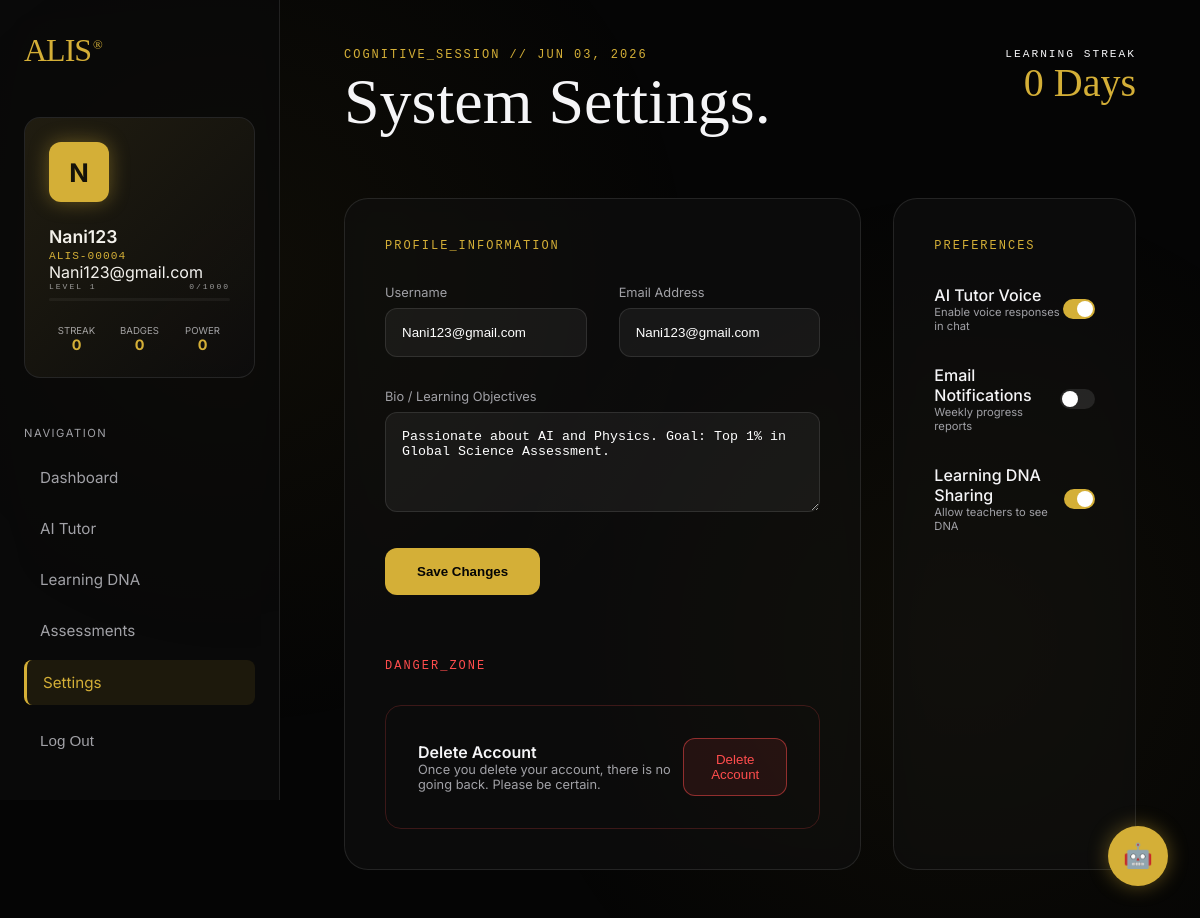
The page /settings/ (signed in) on the database its author committed.
### alis_app/models.py (models this page shows)
class User(AbstractUser):
    email = models.EmailField(unique=True)
    ROLE_CHOICES = (
        ('student', 'Student'),
        ('teacher', 'Teacher'),
        ('admin', 'Admin'),
        ('owner', 'Owner (Super Admin)'),
    )
    role = models.CharField(max_length=10, choices=ROLE_CHOICES, default='student')
    USERNAME_FIELD = 'email'
    REQUIRED_FIELDS = ['username']
    level = models.CharField(max_length=20, default='Weak', null=True, blank=True)
    last_quiz_score = models.IntegerField(null=True, blank=True)
    last_subject = models.CharField(max_length=50, null=True, blank=True)
    easy_accuracy = models.IntegerField(null=True, blank=True)
    medium_accuracy = models.IntegerField(null=True, blank=True)
    hard_accuracy = models.IntegerField(null=True, blank=True)
    weak_areas = models.JSONField(default=list, null=True, blank=True)
    risk_score = models.FloatField(default=0.0) # 0 to 100
    learning_speed = models.FloatField(default=0.0) # percentage or rate
    retention_score = models.FloatField(default=0.0) # 0 to 100
    learning_trend = models.JSONField(default=list) # [{date, score}]
    learning_dna = models.CharField(max_length=100, default="Analytical")
    xp = models.IntegerField(default=0)
    total_xp = models.IntegerField(default=0)
    user_level = models.IntegerField(default=1)
    badges = models.JSONField(default=list, null=True, blank=True)
    streak_days = models.IntegerField(default=0)
    last_activity_date = models.DateField(null=True, blank=True)
    technical_readiness = models.FloatField(default=0.0)
    aptitude_readiness = models.FloatField(default=0.0)
    communication_readiness = models.FloatField(default=0.0)
    def __str__(self):
        return f"{self.first_name or self.username} ({self.role})"

### alis_app/views.py (the view)
# urls.py: path('settings/', views.settings_view, name='settings'),
@login_required
def settings_view(request):
    return render(request, 'alis_app/settings.html')

### alis_app/templatetags/auth_extras.py (called while the page is built)
@register.filter(name='split_email')
def split_email(value):
    if not value:
        return ""
    return value.split('@')[0]

### alis_app/templates/alis_app/settings.html (shortened to what this page needs)
{% extends 'alis_app/base.html' %}
{% block header_title %}System Settings.{% endblock %}
{% block content %}
<div class="dashboard-grid">
    <div class="glass-card" style="grid-column: span 8;">
        <div class="text-mono" style="color: var(--gold-primary); margin-bottom: 2rem;">Profile_Information</div>
        <form style="display: flex; flex-direction: column; gap: 2rem;">
            <div style="display: grid; grid-template-columns: 1fr 1fr; gap: 2rem;">
                <div>
                    <label style="display: block; font-size: 0.8rem; color: var(--text-secondary); margin-bottom: 0.5rem;">Username</label>
                    <input type="text" value="{{ user.username }}" style="width: 100%; background: rgba(255,255,255,0.05); border: 1px solid var(--border-glass); border-radius: 12px; padding: 1rem; color: white;">
                </div>
                <div>
                    <label style="display: block; font-size: 0.8rem; color: var(--text-secondary); margin-bottom: 0.5rem;">Email Address</label>
                    <input type="email" value="{{ user.email }}" style="width: 100%; background: rgba(255,255,255,0.05); border: 1px solid var(--border-glass); border-radius: 12px; padding: 1rem; color: white;">
                </div>
            </div>
            <div>
                <label style="display: block; font-size: 0.8rem; color: var(--text-secondary); margin-bottom: 0.5rem;">Bio / Learning Objectives</label>
                <textarea style="width: 100%; background: rgba(255,255,255,0.05); border: 1px solid var(--border-glass); border-radius: 12px; padding: 1rem; color: white; min-height: 100px;">Passionate about AI and Physics. Goal: Top 1% in Global Science Assessment.</textarea>
            </div>
            <button type="submit" class="btn-gold" style="width: fit-content;">Save Changes</button>
        </form>
        <div class="text-mono" style="color: #ff4d4d; margin-top: 4rem; margin-bottom: 2rem;">Danger_Zone</div>
        <div style="padding: 2rem; border: 1px solid rgba(255, 77, 77, 0.2); border-radius: 16px; display: flex; justify-content: space-between; align-items: center;">
            <div>
                <div style="font-weight: 600;">Delete Account</div>
                <div style="font-size: 0.8rem; color: var(--text-secondary);">Once you delete your account, there is no going back. Please be certain.</div>
            </div>
            <button style="background: rgba(255, 77, 77, 0.1); color: #ff4d4d; border: 1px solid rgba(255, 77, 77, 0.5); padding: 0.8rem 1.5rem; border-radius: 12px; cursor: pointer;">Delete Account</button>
        </div>
    </div>
    <div class="glass-card" style="grid-column: span 4;">
        <div class="text-mono" style="color: var(--gold-primary); margin-bottom: 2rem;">Preferences</div>
        <div style="display: flex; flex-direction: column; gap: 2rem;">
            <div style="display: flex; justify-content: space-between; align-items: center;">
                <div>
                    <div style="font-weight: 500;">AI Tutor Voice</div>
                    <div style="font-size: 0.7rem; color: var(--text-secondary);">Enable voice responses in chat</div>
                </div>
                <div style="width: 40px; height: 20px; background: var(--gold-primary); border-radius: 20px; position: relative;">
                    <div style="width: 16px; height: 16px; background: white; border-radius: 50%; position: absolute; right: 2px; top: 2px;"></div>
                </div>
            </div>
            <div style="display: flex; justify-content: space-between; align-items: center;">
                <div>
                    <div style="font-weight: 500;">Email Notifications</div>
                    <div style="font-size: 0.7rem; color: var(--text-secondary);">Weekly progress reports</div>
                </div>
                <div style="width: 40px; height: 20px; background: rgba(255,255,255,0.1); border-radius: 20px; position: relative;">
                    <div style="width: 16px; height: 16px; background: white; border-radius: 50%; position: absolute; left: 2px; top: 2px;"></div>
                </div>
            </div>
            <div style="display: flex; justify-content: space-between; align-items: center;">
                <div>
                    <div style="font-weight: 500;">Learning DNA Sharing</div>
                    <div style="font-size: 0.7rem; color: var(--text-secondary);">Allow teachers to see DNA</div>
                </div>
                <div style="width: 40px; height: 20px; background: var(--gold-primary); border-radius: 20px; position: relative;">
                    <div style="width: 16px; height: 16px; background: white; border-radius: 50%; position: absolute; right: 2px; top: 2px;"></div>
                </div>
            </div>
        </div>
    </div>
</div>
{% endblock %}

### alis_app/templates/alis_app/base.html (shortened to what this page needs)
{% load static auth_extras %}
<!DOCTYPE html>
<html lang="en">
<head>
    <link rel="stylesheet" href="{% static 'alis_app/css/premium_theme.css' %}">
</head>
<body class="animate-in">
    <div class="bg-mesh"></div>
    <div class="app-layout">
        <aside class="sidebar border-glow">
            <div class="sidebar-logo" onclick="window.location.href='{% url 'dashboard' %}'">ALIS<span>®</span></div>
            <div class="sidebar-user-card" style="margin-bottom: 2rem;">
                <div class="user-avatar" style="margin-bottom: 1.5rem; width: 60px; height: 60px; font-size: 1.6rem;">
                    {{ user.first_name|default:user.username|slice:":1"|upper }}
                </div>
                <div class="user-info-name">{{ user.first_name|default:user.username|split_email }}</div>
                <div class="user-info-id">ALIS-{{ user.id|stringformat:"05d" }}</div>
                <div class="user-info-email">{{ user.email }}</div>
                <div style="display: flex; justify-content: space-between; align-items: center; margin-bottom: 0.4rem;">
                    <div class="text-mono" style="font-size: 0.5rem; opacity: 0.6;">LEVEL {{ user.user_level|default:1 }}</div>
                    <div class="text-mono" style="font-size: 0.5rem; opacity: 0.6;">{{ user.xp|default:0 }}/1000</div>
                </div>
                <div class="xp-bar-container" style="height: 3px; margin-bottom: 1.5rem;">
                </div>
                <div class="user-mini-stats">
                    <div class="mini-stat-item">
                        <div class="mini-stat-label">Streak</div>
                        <div class="mini-stat-value">{{ user.streak_days|default:0 }}</div>
                    </div>
                    <div class="mini-stat-item">
                        <div class="mini-stat-label">Badges</div>
                        <div class="mini-stat-value">{{ user.badges|length|default:0 }}</div>
                    </div>
                    <div class="mini-stat-item">
                        <div class="mini-stat-label">Power</div>
                        <div class="mini-stat-value">{{ user.last_quiz_score|default:0 }}</div>
                    </div>
                </div>
            </div>
            <nav class="nav-group" style="overflow-y: auto; flex: 1; padding-right: 0.5rem; margin-bottom: 0;">
                {% if user.role == 'student' %}
                    <div class="nav-label">Navigation</div>
                    <a href="{% url 'dashboard' %}" class="nav-item {% if request.resolver_match.url_name == 'dashboard' %}active{% endif %}">Dashboard</a>
                    <a href="{% url 'ai_tutor' %}" class="nav-item {% if request.resolver_match.url_name == 'ai_tutor' %}active{% endif %}">AI Tutor</a>
                    <a href="{% url 'learning_dna' %}" class="nav-item {% if request.resolver_match.url_name == 'learning_dna' %}active{% endif %}">Learning DNA</a>
                    <a href="{% url 'quiz' %}" class="nav-item {% if request.resolver_match.url_name == 'quiz' %}active{% endif %}">Assessments</a>
                {% endif %}
            </nav>
            <div style="margin-top: auto; display: flex; flex-direction: column; gap: 0.5rem;">
                <a href="{% url 'settings' %}" class="nav-item {% if request.resolver_match.url_name == 'settings' %}active{% endif %}">Settings</a>
                <form action="{% url 'logout' %}" method="post">
                    <button type="submit" class="nav-item" style="width: 100%; border: none; background: none; cursor: pointer; text-align: left; padding: 0.8rem 1rem;">
                        Log Out
                    </button>
                </form>
            </div>
        </aside>
        <main class="main-wrapper">
            {% block header %}
            <header class="app-header">
                <div>
                    <div class="text-mono" style="color: var(--gold-primary); margin-bottom: 0.5rem;">Cognitive_Session // {% now "M d, Y" %}</div>
                    <h1 class="h-editorial" style="font-size: 4rem; margin-top: 0.5rem;">{% block header_title %}Welcome back.{% endblock %}</h1>
                </div>
                <div style="text-align: right;">
                    <div class="text-mono" style="color: var(--text-muted); font-size: 0.7rem;">Learning Streak</div>
                    <div class="h-editorial" style="font-size: 2.5rem; color: var(--gold-primary); margin-top: 0.2rem;">{{ user.streak_days|default:0 }} Days</div>
                </div>
            </header>
            {% endblock %}
            {% block content %}{% endblock %}
        </main>
    </div>
    {% include 'alis_app/ai_assistant_widget.html' %}
</body>
</html>

### alis_app/static/alis_app/css/premium_theme.css (style rules this page uses)
:root { --bg-black: #050505; --bg-card: rgba(15, 15, 15, 0.7); --gold-primary: #D4AF37; --gold-secondary: #FFD700; --gold-glow: rgba(212, 175, 55, 0.4); --text-primary: #F5F5F7; --text-secondary: #A1A1A6; --border-glass: rgba(255, 255, 255, 0.1); --border-gold: rgba(212, 175, 55, 0.3); --glass-blur: blur(20px); }
* { margin: 0; padding: 0; box-sizing: border-box; }
body { background-color: var(--bg-black); color: var(--text-primary); font-family: 'Inter', -apple-system, BlinkMacSystemFont, sans-serif; overflow-x: hidden; -webkit-font-smoothing: antialiased; }
.bg-mesh { position: fixed; top: 0; left: 0; width: 100%; height: 100%; z-index: -1; background: radial-gradient(circle at 20% 30%, rgba(212, 175, 55, 0.05) 0%, transparent 40%), radial-gradient(circle at 80% 70%, rgba(212, 175, 55, 0.05) 0%, transparent 40%); }
.app-layout { display: flex; min-height: 100vh; }
.sidebar { width: 280px; height: 100vh; position: fixed; background: rgba(10, 10, 10, 0.8); backdrop-filter: var(--glass-blur); border-right: 1px solid var(--border-glass); padding: 2rem 1.5rem; display: flex; flex-direction: column; z-index: 100; }
.sidebar-logo { font-family: 'Instrument Serif', serif; font-size: 2rem; color: var(--gold-primary); margin-bottom: 3rem; letter-spacing: -1px; cursor: pointer; }
.sidebar-logo span { font-size: 0.8rem; vertical-align: super; margin-left: 2px; }
.sidebar-user-card { background: var(--bg-card); border: 1px solid var(--border-glass); border-radius: 16px; padding: 1.5rem; margin-bottom: 2rem; position: relative; overflow: hidden; }
.sidebar-user-card::before { content: ''; position: absolute; top: 0; left: 0; width: 100%; height: 100%; background: linear-gradient(135deg, rgba(212, 175, 55, 0.1) 0%, transparent 100%); pointer-events: none; }
.user-avatar { width: 50px; height: 50px; background: var(--gold-primary); border-radius: 12px; display: flex; align-items: center; justify-content: center; font-weight: 700; color: var(--bg-black); font-size: 1.2rem; margin-bottom: 1rem; box-shadow: 0 0 20px var(--gold-glow); }
.user-info-name { font-weight: 600; font-size: 1.1rem; margin-bottom: 0.2rem; }
.user-info-id { font-size: 0.7rem; color: var(--gold-primary); font-family: 'Courier New', Courier, monospace; letter-spacing: 1px; }
.nav-label { font-size: 0.7rem; text-transform: uppercase; color: var(--text-secondary); letter-spacing: 1.5px; margin-bottom: 1rem; margin-top: 1rem; }
.nav-item { display: block; padding: 0.8rem 1rem; color: var(--text-secondary); text-decoration: none; border-radius: 8px; margin-bottom: 0.4rem; transition: all 0.3s ease; font-size: 0.95rem; }
.nav-item.active { background: rgba(212, 175, 55, 0.1); color: var(--gold-primary); border-left: 3px solid var(--gold-primary); }
.main-wrapper { flex: 1; margin-left: 280px; padding: 3rem 4rem; min-height: 100vh; }
.app-header { display: flex; justify-content: space-between; align-items: flex-start; margin-bottom: 4rem; }
.h-editorial { font-family: 'Instrument Serif', serif; font-weight: 400; line-height: 1; }
.text-mono { font-family: 'Courier New', Courier, monospace; text-transform: uppercase; letter-spacing: 2px; font-size: 0.75rem; }
.glass-card { background: var(--bg-card); backdrop-filter: var(--glass-blur); border: 1px solid var(--border-glass); border-radius: 24px; padding: 2.5rem; transition: transform 0.3s ease, border-color 0.3s ease; }
.dashboard-grid { display: grid; grid-template-columns: repeat(12, 1fr); gap: 2rem; }
.btn-gold { background: var(--gold-primary); color: var(--bg-black); border: none; padding: 1rem 2rem; border-radius: 12px; font-weight: 700; cursor: pointer; transition: all 0.3s ease; text-decoration: none; display: inline-block; text-align: center; }
.xp-bar-container { background: rgba(255, 255, 255, 0.05); border-radius: 10px; height: 4px; width: 100%; overflow: hidden; }
.user-mini-stats { display: grid; grid-template-columns: repeat(3, 1fr); gap: 0.5rem; margin-top: 1rem; }
.mini-stat-item { text-align: center; }
.mini-stat-label { font-size: 0.6rem; color: var(--text-secondary); text-transform: uppercase; }
.mini-stat-value { font-weight: 700; color: var(--gold-primary); font-size: 0.9rem; }
.animate-in { animation: fadeIn 0.8s cubic-bezier(0.16, 1, 0.3, 1) forwards; }

### rows shown on the page
User: first_name "N", first_name|split_email "Nani123", id "00004", email "Nani123@gmail.com", user_level "1", xp "0", streak_days "0", badges|length "0", last_quiz_score "0", username "Nani123@gmail.com"
